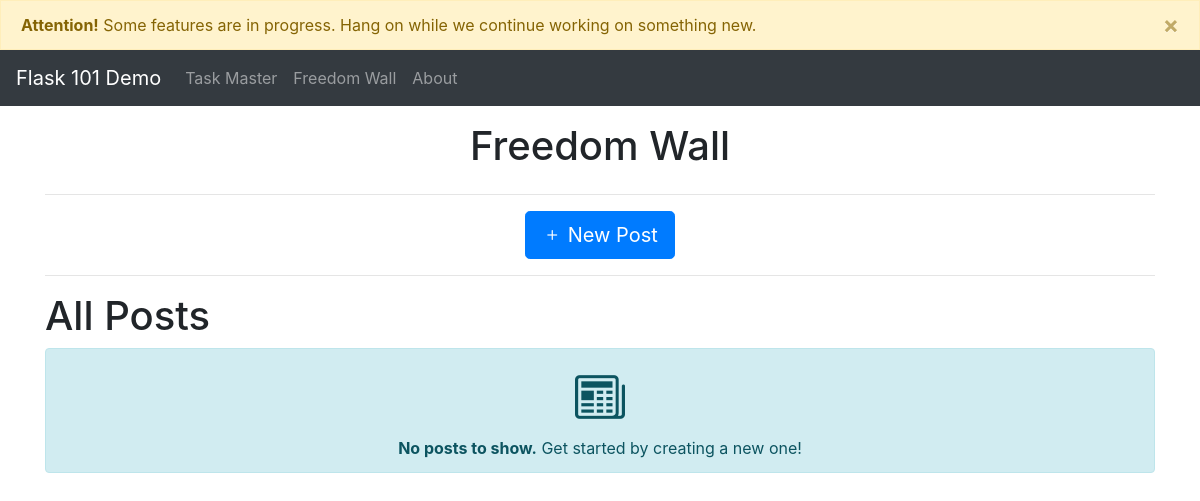
Page /blog_posts on the earlier database version.
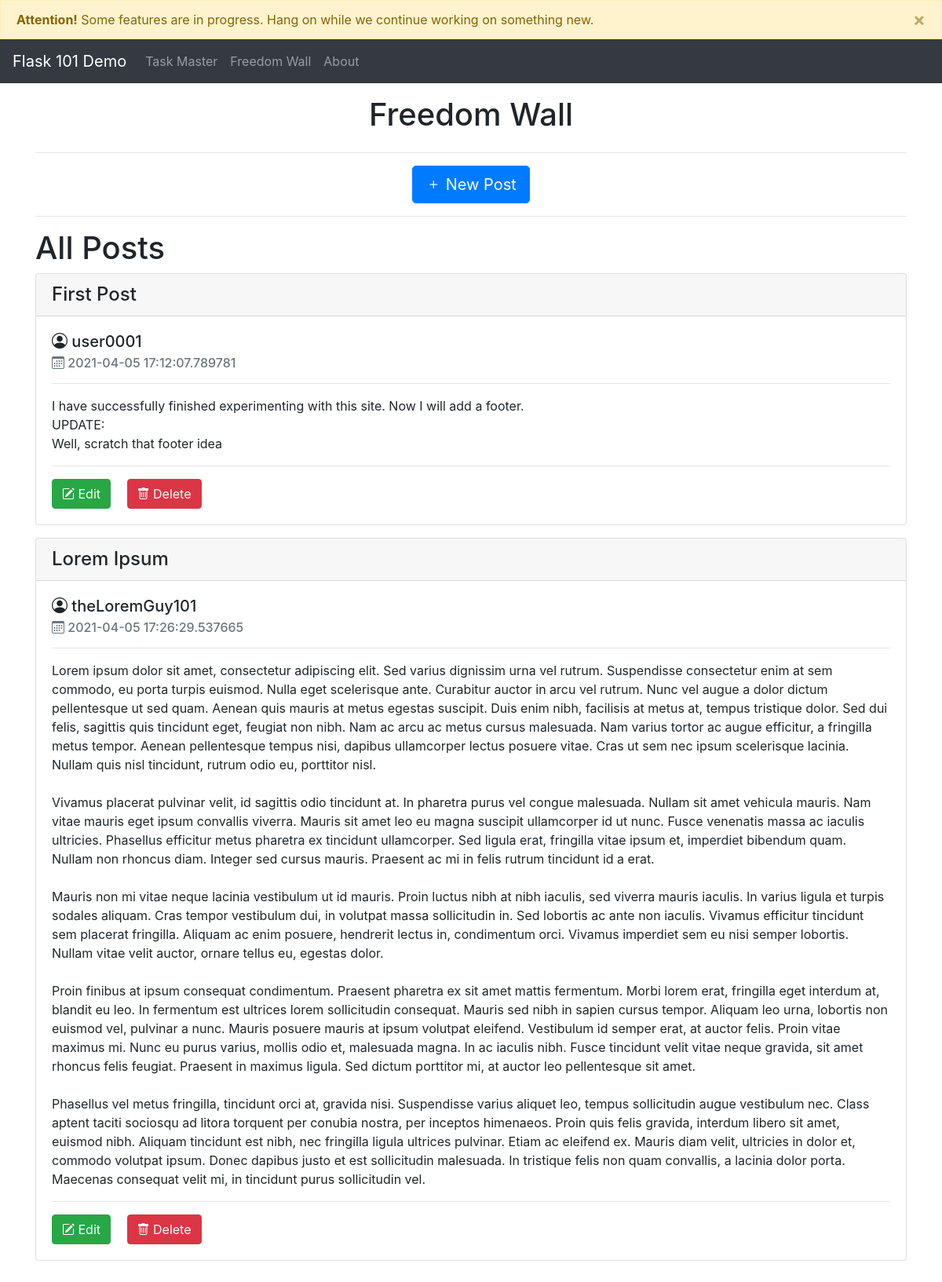
Same page on the later database version.
### app.py (models this page shows, shortened)
class BlogPost(db.Model):
    id = db.Column(db.Integer, primary_key = True)
    title = db.Column(db.String(50), nullable = False)
    content = db.Column(db.Text, nullable=False)
    author = db.Column(db.String(20), nullable=False, default='Anonymous User')
    datePosted = db.Column(db.DateTime, nullable = False , default = datetime.now)

### app.py (the view)
@app.route('/blog_posts', methods=['GET', 'POST'])
def posts():
    if request.method == 'POST':
        post_title = request.form['title']
        post_content = request.form['content']
        post_author = request.form['author']
        new_post = BlogPost(title=post_title, content=post_content, author=post_author)
        db.session.add(new_post)
        db.session.commit()
        return redirect('/blog_posts')
    else:
        all_posts = BlogPost.query.order_by(BlogPost.datePosted).all()
        return render_template('posts.html', posts=all_posts)

### templates/posts.html (shortened to what this page needs)
{% extends 'base.html' %}
{% block body %}
<h1 class="text-center mt-3">Freedom Wall</h1>
<div class="container">
    <div class="row">
        <div class="col text-center">
            <hr>
            <button type="button" class="btn btn-primary btn-lg" data-toggle="modal" data-target="#newPost">
                <i class="bi bi-plus"></i> New Post
            </button>
        </div>
    </div>
</div>
<div class="container">
    <hr>
    <h1>All Posts</h1>
    {% if posts|length < 1 %} <div class="alert alert-info text-center">
        <i class="bi bi-newspaper" style="font-size: 50px;"></i>
        <br>
        <strong>No posts to show.</strong> Get started by creating a new one!
</div>
{% endif %}
{% for post in posts %}
<div class="card mb-3">
    <h4 class="card-header">{{ post.title }}</h4>
    <div class="card-body">
        <h5 class="card-title"> <i class="bi bi-person-circle"></i> {{ post.author }}</h5>
        <h6 class="card-subtitle text-secondary"> <i class="bi bi-calendar3"></i> {{ post.datePosted }}</h6>
        <hr>
        <p style="white-space: pre-wrap;">{{ post.content }}</p>
        <hr>
        <a href="/blog_edit/{{post.id}}" class="btn btn-success mr-3"><i class="bi bi-pencil-square"></i> Edit</a>
        <a href="/blog_post_delete/{{post.id}}" class="btn btn-danger"><i class="bi bi-trash"></i> Delete</a>
    </div>
</div>
{% endfor %}
</div>
{% endblock %}

### templates/base.html (shortened to what this page needs)
<!DOCTYPE html>
<html lang="en">
<head>
    <link rel="stylesheet" href="{{ url_for('static', filename = 'css/bootstrap.min.css')}}">
    <link rel="stylesheet" href="{{ url_for('static', filename = 'css/main.css')}}">
    <link rel="stylesheet" href="https://cdn.jsdelivr.net/npm/bootstrap-icons@1.4.0/font/bootstrap-icons.css">
</head>
<body>
    <div class="alert alert-warning alert-dismissible fade show m-0 rounded-0" role="alert">
        <strong>Attention!</strong> Some features are in progress. Hang on while we continue working on something new.
        <button type="button" class="close" data-dismiss="alert" aria-label="Close">
            <span aria-hidden="true">&times;</span>
        </button>
    </div>
    <nav class="navbar navbar-expand-lg navbar-dark bg-dark">
        <a class="navbar-brand" href="#">Flask 101 Demo</a>
        <div class="collapse navbar-collapse" id="navbarNavAltMarkup">
            <div class="navbar-nav">
                <a class="nav-link" href="/">Task Master <span class="sr-only">(current)</span></a>
                <a class="nav-link" href="/blog_posts">Freedom Wall</a>
                <a href="https://bit.ly/31VUq8t" class="nav-link">About</a>
            </div>
        </div>
    </nav>
    {% block body %} {% endblock %}
</body>
</html>

Differences in the rows shown:
added BlogPost: title "First Post", author "user0001", datePosted "2021-04-05 17:12:07.789781", content "I have successfully finished experimenting with this site. Now I will add a footer. UPDATE: Well, scratch that footer idea"
added BlogPost: title "Lorem Ipsum", author "theLoremGuy101", datePosted "2021-04-05 17:26:29.537665", content "Lorem ipsum dolor sit amet, consectetur adipiscing elit. Sed varius dignissim urna vel rutrum. Suspendisse consectetur enim at sem commodo, eu porta turpis euismod. Nulla eget scelerisque ante. Curabitur auctor in arcu vel rutrum. Nunc vel augue a dolor dictum pellentesque ut sed quam. Aenean quis mauris at metus egestas suscipit. Duis enim nibh, facilisis at metus at, tempus tristique dolor. Sed dui felis, sagittis quis tincidunt eget, feugiat non nibh. Nam ac arcu ac metus cursus malesuada. Nam varius tortor ac augue efficitur, a fringilla metus tempor. Aenean pellentesque tempus nisi, dapibus ullamcorper lectus posuere vitae. Cras ut sem nec ipsum scelerisque lacinia. Nullam quis nisl…"
Other differences:
text no longer shown: "No posts to show. Get started by creating a new one!"
